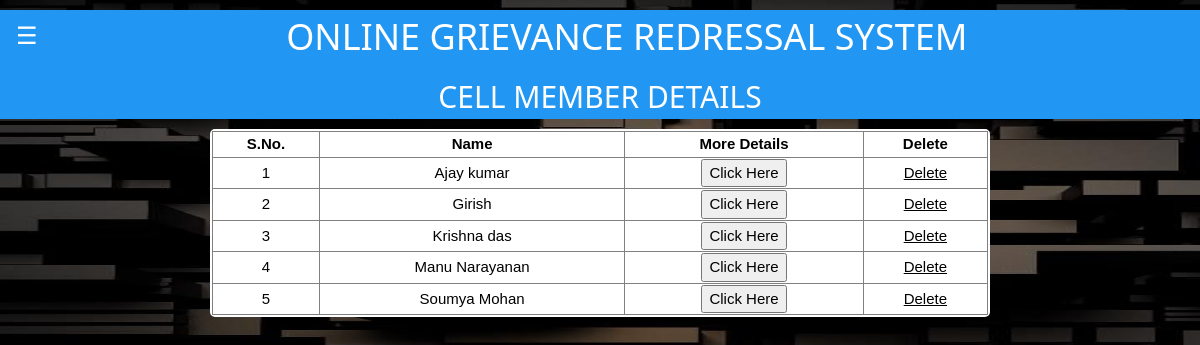
The app's page /cellmember_details.php (signed in) with its own data.
### tables this page shows
CREATE TABLE `cellmember` (
  `userid` int(100) NOT NULL,
  `cname` varchar(50) NOT NULL,
  `password` varchar(500) NOT NULL,
  `email` varchar(50) NOT NULL,
  `phone` varchar(20) NOT NULL,
  `des` text NOT NULL
);

### cellmember_details.php (the view, shortened to what this page needs)
<!DOCTYPE html>
<html>
<link rel="stylesheet" href="extra.css">
<body>
<div class="w3-blue">
  <button class="w3-button w3-blue w3-xlarge w3-left" onclick="openLeftMenu()">&#9776;</button>
  <h1 style="text-align:center;">ONLINE GRIEVANCE REDRESSAL SYSTEM</h1>
  <h2 style="color:White; text-align:center">CELL MEMBER DETAILS</h2>
</div>
<center>
<div style="background-color:White; border: 2px solid White; border-radius: 5px; width:65% " >
<table width="100%" border="1" style="border-collapse:collapse;">
<thead>
<tr>
<th><center>S.No.</center></th>
<th><center>Name</center></th>
<th><center>More Details</center></th>
<th><center>Delete</center></th>
</tr>
</thead>
<tbody>
<?php
require_once "config.php";
$count=1;
$sel_query="Select * from cellmember order by cname";
$result = mysqli_query($link,$sel_query);
while($row = mysqli_fetch_assoc($result)) { ?>
<tr><td align="center"><?php echo $count; ?></td>
<td align="center"><?php echo $row["cname"]; ?></td>
<td align="center">
<a href="javascript:void(0);" onClick="popUpWindow('http://localhost/og/cdetails.php?uid=<?php echo htmlentities($row["userid"]);?>');" title="Details">
<button type="button" class="btn btn-primary">Click Here</button></a>
</td>
<td align="center">
  <a href="cdelete.php?id=<?php echo $row["userid"]; ?>">Delete</a>
</td>
</tr>
<?php $count++; } ?>
</tbody>
</table>
</div>
</center>
</body>
</html>

### extra.css (style rules this page uses)
html { box-sizing:border-box }
*,*:before,*:after { box-sizing:inherit }
html { -ms-text-size-adjust:100%;-webkit-text-size-adjust:100% }
body { margin:0 }
a { background-color:transparent }
button,input,select,textarea,optgroup { font:inherit;margin:0 }
button,input { overflow:visible }
button,select { text-transform:none }
button,[type=button],[type=reset],[type=submit] { -webkit-appearance:button }
html,body { font-family:Verdana,sans-serif;font-size:15px;line-height:1.5 }
html { overflow-x:hidden }
h1 { font-size:36px }
h2 { font-size:30px }
h1,h2,h3,h4,h5,h6 { font-family:"Segoe UI",Arial,sans-serif;font-weight:400;margin:10px 0 }
a { color:inherit }
.w3-btn,.w3-button { border:none;display:inline-block;padding:8px 16px;vertical-align:middle;overflow:hidden;text-decoration:none;color:inherit;background-color:inherit;text-align:center;cursor:pointer;white-space:nowrap }
.w3-btn,.w3-button { -webkit-touch-callout:none;-webkit-user-select:none;-khtml-user-select:none;-moz-user-select:none;-ms-user-select:none;user-select:none }
.w3-xlarge { font-size:24px!important }
.w3-left { float:left!important }
.w3-blue,.w3-hover-blue:hover { color:#fff!important;background-color:#2196F3!important }

### cellmember_details.php (style rules this page uses)
body { background-image:url('stked.jpeg'); background-attachment:fixed; background-size:100% 100%; }

### records on screen
cellmember: cname "Ajay kumar"
cellmember: cname "Girish"
cellmember: cname "Krishna das"
cellmember: cname "Manu Narayanan"
cellmember: cname "Soumya Mohan"
